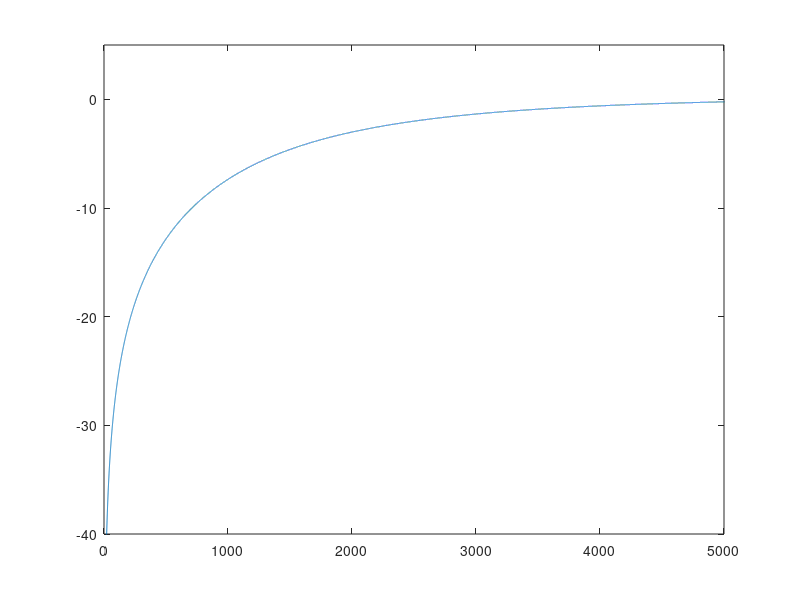

The MATLAB script that drew this image:
Fc = 2000;
n = 1;

% Digital Version of LPF
Fs = 44100;
Wn = 2*pi*Fc/Fs;
[zd,pd,kd] = butter(n,Wn, 'high');
[bd,ad] = zp2tf(zd,pd,kd);
[hd,wd] = freqz(bd,ad,Fs,Fs);
plot(wd/pi,20*log10(abs(hd)));
axis([0 5000 -40 5])

tf(bd,ad,1/Fs)

% Analog Version of LPF
% [zb,pb,kb] = butter(n,2*pi*Fc,'s');
% [bb,ab] = zp2tf(zb,pb,kb);
% [hb,wb] = freqs(bb,ab,10000);
% plot(wb/(2*pi),20*log(abs(hb)))
% axis([0 20 -40 5])